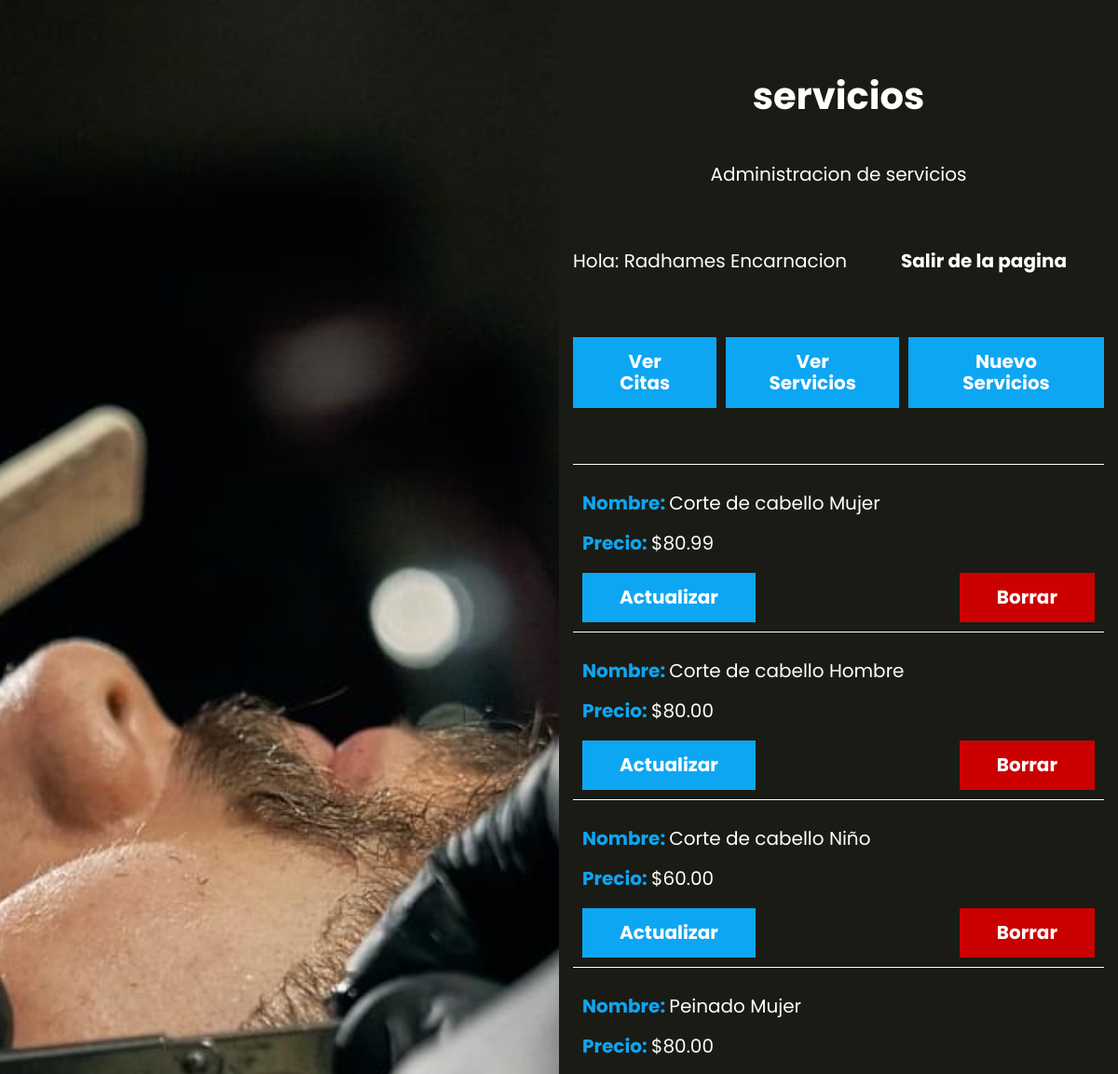
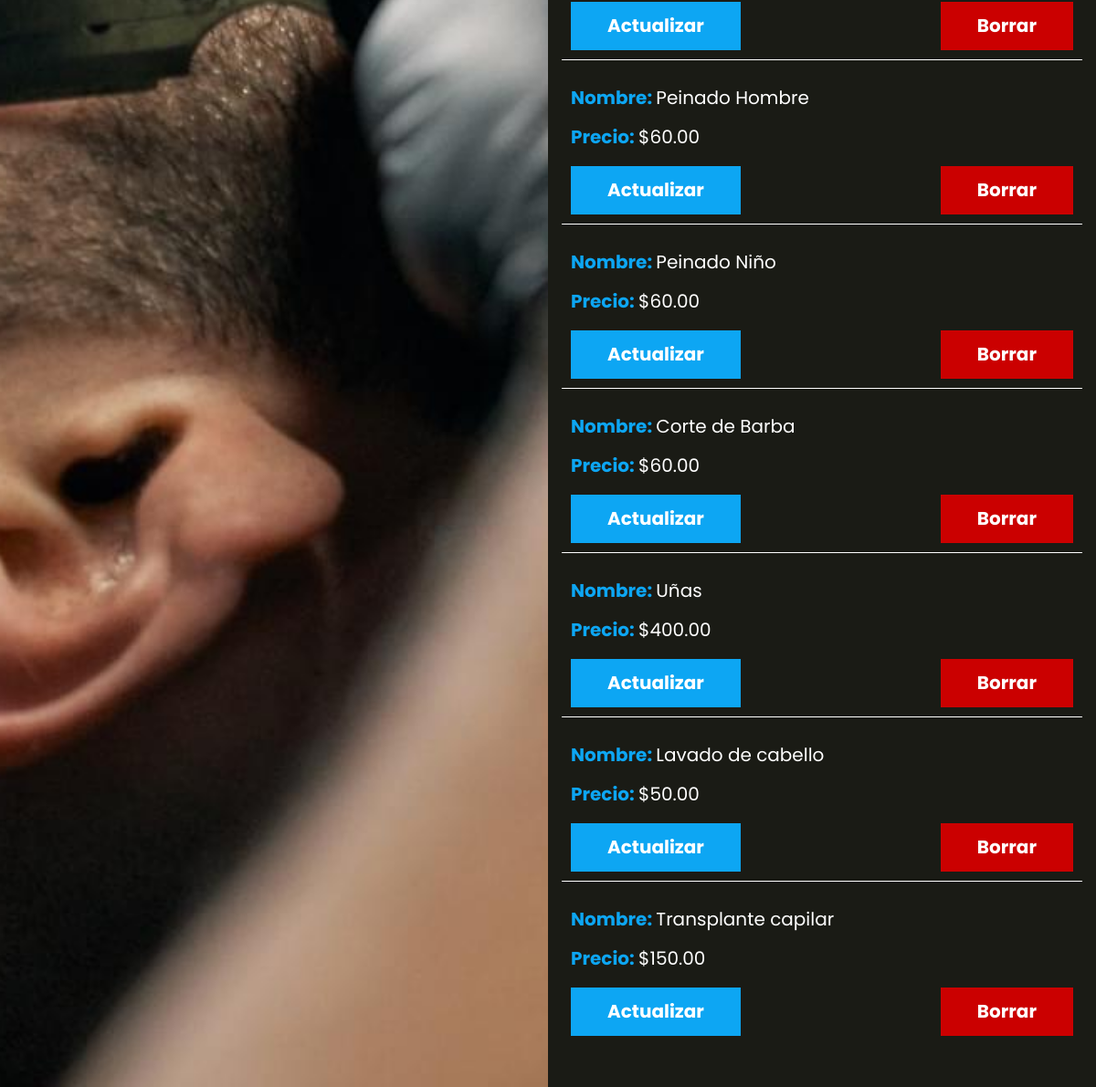
The app's page /servicios (signed in) with its own data (2 pictures, top to bottom).
### tables this page shows
CREATE TABLE `servicios` (
  `id` int(11) NOT NULL,
  `nombre` varchar(60) DEFAULT NULL,
  `precio` decimal(5,2) DEFAULT NULL
);

### controllers/ServicioController.php (called while the page is built, shortened)
<?php
class ServicioController
{
    public static function index(Router $router)
    {
        $servicio = Servicios::all();
        $router->render('servicios/index', [
            'nombre' => $_SESSION['nombre'],
            'servicios' => $servicio
        ]);
    }
}

### public/index.php (called while the page is built, shortened)
<?php
$router = new Router();
$router->get('/', [LoginController::class, 'login']);
$router->post('/', [LoginController::class, 'login']);
$router->get('/logout', [LoginController::class, 'logout']);
$router->get('/olvide', [LoginController::class, 'olvide']);
$router->post('/olvide', [LoginController::class, 'olvide']);
$router->get('/recuperar', [LoginController::class, 'recuperar']);
$router->post('/recuperar', [LoginController::class, 'recuperar']);
$router->get('/crear-cuenta', [LoginController::class, 'crear']);
$router->post('/crear-cuenta', [LoginController::class, 'crear']);
$router->get('/confirmar-cuenta', [LoginController::class, 'confirmar']);
$router->get('/mensaje', [LoginController::class, 'mensaje']);
$router->get('/cita', [CitaController::class, 'index']);
$router->get('/admin', [AdminController::class, 'index']);
$router->get('/api/servicios', [APIController::class, 'index']);
$router->post('/api/citas', [APIController::class, 'guardar']);
$router->post('/api/eliminar', [APIController::class, 'eliminar']);
$router->get('/servicios', [ServicioController::class, 'index']);
$router->get('/servicios/crear', [ServicioController::class, 'crear']);
$router->post('/servicios/crear', [ServicioController::class, 'crear']);
$router->get('/servicios/actualizar', [ServicioController::class, 'actualizar']);
$router->post('/servicios/actualizar', [ServicioController::class, 'actualizar']);
$router->post('/servicios/eliminar', [ServicioController::class, 'eliminar']);
$router->comprobarRutas();

### models/ActiveRecord.php (called while the page is built, shortened)
<?php
class ActiveRecord
{
    protected static $db;
    protected static $tabla = '';
    public static function setDB($database)
    {
        self::$db = $database;
    }
    public static function consultarSQL($query)
    {
        $resultado = self::$db->query($query);
        $array = [];
        while ($registro = $resultado->fetch_assoc()) {
            $array[] = static::crearObjeto($registro);
        }
        return $array;
    }
    protected static function crearObjeto($registro)
    {
        $objeto = new static;
        foreach ($registro as $key => $value) {
            if (property_exists($objeto, $key)) {
                $objeto->$key = $value;
            }
        }
        return $objeto;
    }
    public static function all()
    {
        $query = "SELECT * FROM " . static::$tabla;
        $resultado = self::consultarSQL($query);
        return $resultado;
    }
}

### views/servicios/index.php (the view, shortened to what this page needs)
<h1 class="nombre-pagina">servicios</h1>
<p class="descripcion-pagina">Administracion de servicios</p>
<?php include_once __DIR__ . '/../templates/barra.php' ?>
<ul class="servicios">
    <?php foreach ($servicios as $servicio) : ?>
        <li>
            <p>Nombre: <span><?php echo $servicio->nombre ?></span></p>
            <p>Precio: <span>$<?php echo $servicio->precio ?></span></p>
            <div class="acciones">
                <a class="boton" href="/servicios/actualizar?id=<?php echo $servicio->id ?>">Actualizar</a>
                <form action="/servicios/eliminar" method="POST">
                    <input type="submit" class="boton-eliminar" value="Borrar" >
                </form>
            </div>
        </li>
    <?php endforeach ?>
</ul>

### views/templates/barra.php
<div class="barra">
    <p>Hola: <?php echo $nombre ?? ''; ?></p>
    <a class="boton" href="/logout">Salir de la pagina</a>
</div>
<?php if (isset($_SESSION['admin'])) { ?>
    <div class="barra-servicios">
        <a class="boton" href="/admin">Ver Citas</a>
        <a class="boton" href="/servicios">Ver Servicios</a>
        <a class="boton" href="/servicios/crear">Nuevo Servicios</a>
    </div>
<?php } ?>

### Router.php (shortened to what this page needs)
<?php
class Router
{
    public array $getRoutes = [];
    public array $postRoutes = [];
    public function get($url, $fn)
    {
        $this->getRoutes[$url] = $fn;
    }
    public function post($url, $fn)
    {
        $this->postRoutes[$url] = $fn;
    }
    public function comprobarRutas()
    {
        $currentUrl = $_SERVER['PATH_INFO'] ?? '/';
        $method = $_SERVER['REQUEST_METHOD'];
        if ($method === 'GET') {
            $fn = $this->getRoutes[$currentUrl] ?? null;
        } else {
            $fn = $this->postRoutes[$currentUrl] ?? null;
        }
        if ( $fn ) {
            call_user_func($fn, $this);
        } else {
            include_once __DIR__ . './views/noPagina/pagina404.php';
        }
    }
    public function render($view, $datos = [])
    {
        include_once __DIR__ . "/views/$view.php";
        $contenido = ob_get_clean();
        include_once __DIR__ . '/views/layout.php';
    }
}

### views/layout.php (shortened to what this page needs)
<!DOCTYPE html>
<html lang="en">
<head>
    <link rel="stylesheet" href="/build/css/app.css">
</head>
<body>
    <div class="contenedor-app">
        <div class="imagen"></div>
        <div class="app">
            <?php echo $contenido; ?>
        </div>
    </div>
</body>
</html>

### public/build/css/app.css (style rules this page uses)
html { line-height:1.15;-webkit-text-size-adjust:100% }
body { margin:0 }
h1 { font-size:2em;margin:.67em 0 }
a { background-color:transparent }
button,input,optgroup,select,textarea { font-family:inherit;font-size:100%;line-height:1.15;margin:0 }
button,input { overflow:visible }
[type=button],[type=reset],[type=submit],button { -webkit-appearance:button }
html { font-size:62.5%;box-sizing:border-box;height:100% }
body { min-height:100%;display:flex;flex-direction:column;background-color:#1a1b15;color:#fff;font-family:Poppins,sans-serif;font-size:1.6rem }
@media (min-width:768px) { body { height:100% } }
*,:after,:before { box-sizing:inherit }
a { text-decoration:none }
h1,h2,h3 { font-family:Poppins,sans-serif;margin:0 0 2.5rem;font-weight:900;color:#fff;text-align:center }
h1 { font-size:4rem }
p { color:#fff;font-size:2rem }
.nombre-pagina { margin:5rem 0;font-weight:700 }
.descripcion-pagina,.nombre-pagina { text-align:center }
@media (min-width:768px) { .contenedor-app { display:grid;grid-template-columns:repeat(2,1fr);min-height:100vh } }
.contenedor-app .imagen { height:20rem;background-image:url(../img/1.jpg);background-size:cover;background-position:50% }
@media (min-width:768px) { .contenedor-app .imagen { height:auto } }
.contenedor-app .app { width:95%;margin:0 auto;padding:3rem 0 }
@media (min-width:768px) { .contenedor-app .app { overflow-y:scroll } }
.barra { margin:5rem 0 }
@media (min-width:768px) { .barra { display:flex;justify-content:space-between;align-items:center } }
.barra .boton { background-color:#1a1b15;padding:1.5rem 4rem;color:#fff;font-size:2rem;font-weight:400;display:inline-block;font-weight:700;border:none;transition-property:background-color;transition-duration:.3s;text-align:center;display:block;width:100%;margin:0 }
@media (min-width:768px) { .barra .boton { width:auto } }
.barra-servicios { margin-bottom:5rem }
@media (min-width:768px) { .barra-servicios { display:flex;justify-content:space-between;gap:1rem } }
.barra-servicios .boton { margin:0 0 1rem }
.citas,.servicios { list-style:none;padding:0 }
.citas li,.servicios li { padding:1rem;border-top:1px solid #fff }
.citas li p,.servicios li p { font-weight:700;color:#0da6f3 }
.citas li .servicio,.citas li span,.servicios li .servicio,.servicios li span { font-weight:400;color:#fff }
.servicios .acciones,.servicios .boton,.servicios .boton-eliminar { margin:0 }
.boton { background-color:#0da6f3;padding:1.5rem 4rem;color:#fff;font-size:2rem;font-weight:400;display:inline-block;font-weight:700;border:none;transition-property:background-color;transition-duration:.3s;text-align:center;display:block;width:100%;margin:5rem 0 }
@media (min-width:768px) { .boton { width:auto } }
.boton-eliminar { background-color:#cb0000;padding:1.5rem 4rem;color:#fff;font-size:2rem;font-weight:400;display:inline-block;font-weight:700;border:none;transition-property:background-color;transition-duration:.3s;text-align:center;display:block;width:100%;margin:5rem 0 }
@media (min-width:768px) { .boton-eliminar { width:auto } }
.acciones { margin-top:5rem }
@media (min-width:768px) { .acciones { display:flex;justify-content:space-between;align-items:center } }
.acciones a { margin-bottom:2.5rem }
.acciones a,.alerta { color:#fff;display:block;text-align:center }

### records on screen
servicios: nombre "Corte de cabello Mujer", precio "80.99"
servicios: nombre "Corte de cabello Hombre", precio "80.00"
servicios: nombre "Corte de cabello Niño", precio "60.00"
servicios: nombre "Peinado Mujer", precio "80.00"
servicios: nombre "Peinado Hombre", precio "60.00"
servicios: nombre "Peinado Niño", precio "60.00"
servicios: nombre "Corte de Barba", precio "60.00"
servicios: nombre "Uñas", precio "400.00"
servicios: nombre "Lavado de cabello", precio "50.00"
servicios: nombre "Transplante capilar", precio "150.00"

### other values on screen
$nombre "Radhames Encarnacion"
